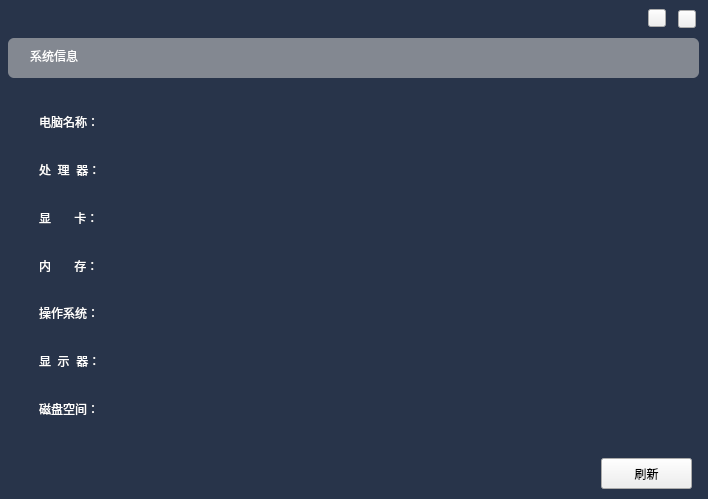
<?xml version="1.0" encoding="UTF-8"?>
<ui version="4.0">
 <class>SystemInfoView</class>
 <widget class="QWidget" name="SystemInfoView">
  <property name="geometry">
   <rect>
    <x>0</x>
    <y>0</y>
    <width>708</width>
    <height>499</height>
   </rect>
  </property>
  <property name="windowTitle">
   <string>SystemInfoView</string>
  </property>
  <property name="styleSheet">
   <string notr="true">QWidget#SystemInfoView{
	
	background-color: rgb(40,52,74);
}</string>
  </property>
  <widget class="QFrame" name="frame">
   <property name="geometry">
    <rect>
     <x>8</x>
     <y>38</y>
     <width>691</width>
     <height>40</height>
    </rect>
   </property>
   <property name="styleSheet">
    <string notr="true">QFrame#frame{
background-color: rgba(195,195,195,150);
border-radius:6px;
}</string>
   </property>
   <property name="frameShape">
    <enum>QFrame::StyledPanel</enum>
   </property>
   <property name="frameShadow">
    <enum>QFrame::Raised</enum>
   </property>
   <widget class="QLabel" name="label">
    <property name="geometry">
     <rect>
      <x>22</x>
      <y>4</y>
      <width>111</width>
      <height>28</height>
     </rect>
    </property>
    <property name="styleSheet">
     <string notr="true">QLabel{
	color: rgb(255, 255, 255);
	font: 24px &quot;微软雅黑&quot;;
}</string>
    </property>
    <property name="text">
     <string>系统信息</string>
    </property>
   </widget>
  </widget>
  <widget class="QPushButton" name="btnStart">
   <property name="geometry">
    <rect>
     <x>601</x>
     <y>458</y>
     <width>91</width>
     <height>31</height>
    </rect>
   </property>
   <property name="text">
    <string>刷新</string>
   </property>
  </widget>
  <widget class="QWidget" name="layoutWidget">
   <property name="geometry">
    <rect>
     <x>28</x>
     <y>90</y>
     <width>661</width>
     <height>351</height>
    </rect>
   </property>
   <layout class="QGridLayout" name="gridLayout">
    <item row="0" column="0">
     <widget class="QLabel" name="label_2">
      <property name="minimumSize">
       <size>
        <width>100</width>
        <height>30</height>
       </size>
      </property>
      <property name="styleSheet">
       <string notr="true">QLabel{
	color: rgb(255, 255, 255);
	font: 20px &quot;微软雅黑&quot;;
}</string>
      </property>
      <property name="text">
       <string>电脑名称：</string>
      </property>
     </widget>
    </item>
    <item row="0" column="1">
     <widget class="QLabel" name="labComputeName">
      <property name="minimumSize">
       <size>
        <width>530</width>
        <height>30</height>
       </size>
      </property>
      <property name="styleSheet">
       <string notr="true">QLabel{
	
	font: 20px &quot;微软雅黑&quot;;
	color: rgb(255, 255, 255);
}</string>
      </property>
      <property name="text">
       <string/>
      </property>
     </widget>
    </item>
    <item row="1" column="0">
     <widget class="QLabel" name="label_3">
      <property name="minimumSize">
       <size>
        <width>100</width>
        <height>30</height>
       </size>
      </property>
      <property name="styleSheet">
       <string notr="true">QLabel{
	color: rgb(255, 255, 255);
	font: 20px &quot;微软雅黑&quot;;
}</string>
      </property>
      <property name="text">
       <string>处  理  器：</string>
      </property>
     </widget>
    </item>
    <item row="1" column="1">
     <widget class="QLabel" name="labProcessorName">
      <property name="minimumSize">
       <size>
        <width>530</width>
        <height>30</height>
       </size>
      </property>
      <property name="styleSheet">
       <string notr="true">QLabel{
	
	font: 20px &quot;微软雅黑&quot;;
	color: rgb(255, 255, 255);
}</string>
      </property>
      <property name="text">
       <string/>
      </property>
     </widget>
    </item>
    <item row="2" column="0">
     <widget class="QLabel" name="label_4">
      <property name="minimumSize">
       <size>
        <width>100</width>
        <height>30</height>
       </size>
      </property>
      <property name="styleSheet">
       <string notr="true">QLabel{
	color: rgb(255, 255, 255);
	font: 20px &quot;微软雅黑&quot;;
}</string>
      </property>
      <property name="text">
       <string>显       卡：</string>
      </property>
     </widget>
    </item>
    <item row="2" column="1">
     <widget class="QLabel" name="labCard">
      <property name="minimumSize">
       <size>
        <width>530</width>
        <height>30</height>
       </size>
      </property>
      <property name="styleSheet">
       <string notr="true">QLabel{
	
	font: 20px &quot;微软雅黑&quot;;
	color: rgb(255, 255, 255);
}</string>
      </property>
      <property name="text">
       <string/>
      </property>
     </widget>
    </item>
    <item row="3" column="0">
     <widget class="QLabel" name="label_5">
      <property name="minimumSize">
       <size>
        <width>100</width>
        <height>30</height>
       </size>
      </property>
      <property name="styleSheet">
       <string notr="true">QLabel{
	color: rgb(255, 255, 255);
	font: 20px &quot;微软雅黑&quot;;
}</string>
      </property>
      <property name="text">
       <string>内       存：</string>
      </property>
     </widget>
    </item>
    <item row="3" column="1">
     <widget class="QLabel" name="labMemory">
      <property name="minimumSize">
       <size>
        <width>530</width>
        <height>30</height>
       </size>
      </property>
      <property name="styleSheet">
       <string notr="true">QLabel{
	
	font: 20px &quot;微软雅黑&quot;;
	color: rgb(255, 255, 255);
}</string>
      </property>
      <property name="text">
       <string/>
      </property>
     </widget>
    </item>
    <item row="4" column="0">
     <widget class="QLabel" name="label_6">
      <property name="minimumSize">
       <size>
        <width>100</width>
        <height>30</height>
       </size>
      </property>
      <property name="styleSheet">
       <string notr="true">QLabel{
	color: rgb(255, 255, 255);
	font: 20px &quot;微软雅黑&quot;;
}</string>
      </property>
      <property name="text">
       <string>操作系统：</string>
      </property>
     </widget>
    </item>
    <item row="4" column="1">
     <widget class="QLabel" name="labSystem">
      <property name="minimumSize">
       <size>
        <width>530</width>
        <height>30</height>
       </size>
      </property>
      <property name="styleSheet">
       <string notr="true">QLabel{
	
	font: 20px &quot;微软雅黑&quot;;
	color: rgb(255, 255, 255);
}</string>
      </property>
      <property name="text">
       <string/>
      </property>
     </widget>
    </item>
    <item row="5" column="0">
     <widget class="QLabel" name="label_7">
      <property name="minimumSize">
       <size>
        <width>100</width>
        <height>30</height>
       </size>
      </property>
      <property name="styleSheet">
       <string notr="true">QLabel{
	color: rgb(255, 255, 255);
	font: 20px &quot;微软雅黑&quot;;
}</string>
      </property>
      <property name="text">
       <string>显  示  器：</string>
      </property>
     </widget>
    </item>
    <item row="5" column="1">
     <widget class="QLabel" name="labDisplay">
      <property name="minimumSize">
       <size>
        <width>530</width>
        <height>30</height>
       </size>
      </property>
      <property name="styleSheet">
       <string notr="true">QLabel{
	
	font: 20px &quot;微软雅黑&quot;;
	color: rgb(255, 255, 255);
}</string>
      </property>
      <property name="text">
       <string/>
      </property>
     </widget>
    </item>
    <item row="6" column="0">
     <widget class="QLabel" name="label_8">
      <property name="minimumSize">
       <size>
        <width>100</width>
        <height>30</height>
       </size>
      </property>
      <property name="styleSheet">
       <string notr="true">QLabel{
	color: rgb(255, 255, 255);
	font: 20px &quot;微软雅黑&quot;;
}</string>
      </property>
      <property name="text">
       <string>磁盘空间：</string>
      </property>
     </widget>
    </item>
    <item row="6" column="1">
     <widget class="QLabel" name="labSpace">
      <property name="minimumSize">
       <size>
        <width>530</width>
        <height>30</height>
       </size>
      </property>
      <property name="styleSheet">
       <string notr="true">QLabel{
	
	font: 20px &quot;微软雅黑&quot;;
	color: rgb(255, 255, 255);
}</string>
      </property>
      <property name="text">
       <string/>
      </property>
      <property name="wordWrap">
       <bool>true</bool>
      </property>
     </widget>
    </item>
   </layout>
  </widget>
  <widget class="QPushButton" name="btnMini">
   <property name="geometry">
    <rect>
     <x>648</x>
     <y>9</y>
     <width>18</width>
     <height>18</height>
    </rect>
   </property>
   <property name="styleSheet">
    <string notr="true">QPushButton{
border-image: url(:/Images/mini.png);
}
QPushButton:hover{
border-image: url(:/Images/mini_hover.png);
}</string>
   </property>
   <property name="text">
    <string/>
   </property>
  </widget>
  <widget class="QPushButton" name="btnClose">
   <property name="geometry">
    <rect>
     <x>678</x>
     <y>10</y>
     <width>18</width>
     <height>18</height>
    </rect>
   </property>
   <property name="styleSheet">
    <string notr="true">QPushButton{
border-image: url(:/Images/close.png);
}
QPushButton:hover{
border-image: url(:/Images/close_hover.png);
}</string>
   </property>
   <property name="text">
    <string/>
   </property>
  </widget>
 </widget>
 <layoutdefault spacing="6" margin="11"/>
 <resources/>
 <connections/>
</ui>
